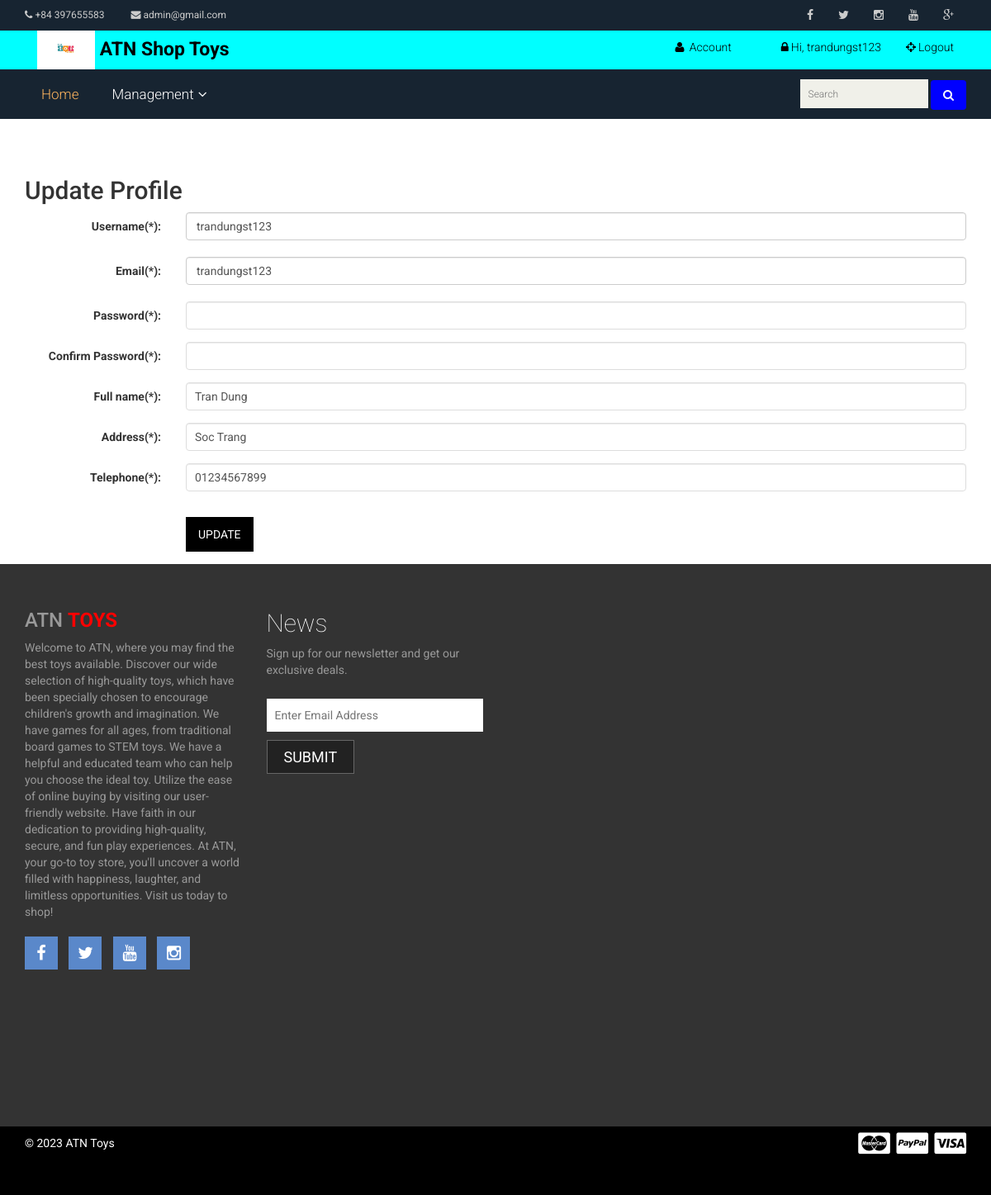
Screenshot of /index.php?page=update_customer (signed in) with the database file from the repository.
### tables this page shows
CREATE TABLE `customer` (
  `Username` varchar(20) NOT NULL,
  `Password` varchar(40) NOT NULL,
  `CustName` varchar(30) NOT NULL,
  `gender` int(11) NOT NULL,
  `Address` varchar(1000) NOT NULL,
  `telephone` varchar(50) NOT NULL,
  `email` varchar(50) NOT NULL,
  `CusDate` int(11) NOT NULL,
  `CusMonth` int(11) NOT NULL,
  `CusYear` int(11) NOT NULL,
  `SSN` varchar(10) DEFAULT NULL,
  `ActiveCode` varchar(100) NOT NULL,
  `state` int(11) NOT NULL
);

### Update_customer.php (the view, shortened to what this page needs)
<?php
$query = "SELECT CustName, Address, email, telephone
			FROM customer
			WHERE Username = '". $_SESSION["us"]."'";
$result = mysqli_query($conn, $query) or die(mysqli_error($conn));
$row = mysqli_fetch_array($result, MYSQLI_BOTH);
$us = $_SESSION["us"];
$email = $row["email"];
$fullname=$row["CustName"];
$address = $row["Address"];
$telephone = $row["telephone"];
?>
<div class="container">
<h2>Update Profile</h2>
			 	<form id="form1" name="form1" method="post" action="" class="form-horizontal" role="form">
					<div class="form-group">
                            <label for="lblTenDangNhap" class="col-sm-2 control-label">Username(*):  </label>
							<div class="col-sm-10">
							      <label class="form-control" style="font-weight:400"><?php echo $us  ?></label>
							</div>
                     </div>
                         <div class="form-group">
                            <label for="lblEmail" class="col-sm-2 control-label">Email(*):  </label>
							<div class="col-sm-10">
							       <label class="form-control" style="font-weight:400"><?php echo $email ?></label>
							</div>
                          </div>
                           <div class="form-group">
                            <label for="lblMatKhau1" class="col-sm-2 control-label">Password(*):  </label>
							<div class="col-sm-10">
							      <input type="password" name="txtPass1" id="txtPass1" class="form-control"/>
							</div>
                            </div>
                             <div class="form-group">
                            <label for="lblMatKhau2" class="col-sm-2 control-label">Confirm Password(*):  </label>
<div class="col-sm-10">
							      <input type="password" name="txtPass2" id="txtPass2" class="form-control"/>
							</div>
                            </div>
                            <div class="form-group">
                            	<label for="lblHoten" class="col-sm-2 control-label">Full name(*):  </label>
								<div class="col-sm-10">
							      <input type="text" name="txtFullname" id="txtFullname" value="<?php echo $fullname ?>"
								  class="form-control" placeholder="Enter Fullname, please"/>
								</div>
                            </div>
                             <div class="form-group">
                             <label for="lblDiaChi" class="col-sm-2 control-label">Address(*):  </label>
							<div class="col-sm-10">
							      <input type="text" name="txtAddress" id="txtAddress" value="<?php echo $address  ?>" class="form-control" placeholder="Enter Address, please"/>
							</div>
                            </div>
                            <div class="form-group">
                            <label for="lblDienThoai" class="col-sm-2 control-label">Telephone(*):  </label>
							<div class="col-sm-10">
							      <input type="text" name="txtTel" id="txtTel" value="<?php echo $telephone ?>" class="form-control" placeholder="Enter Telephone, please" />
							</div>
                            </div>
					<div class="form-group">
						<div class="col-sm-offset-2 col-sm-10">
						      <input type="submit" style="background-color:black;color:white" class="btn btn-primary" name="btnUpdate" id="btnUpdate" value="Update"/>
						</div>
					</div>
				</form>
</div>

### style.css (style rules this page uses)
h1, h2, h3, h4, h5, h6 { margin: 0 0 15px; }
body { font-family:Arial, Helvetica, sans-serif; }
input[type="text"], input[type="password"], input[type="email"], textarea { border: 1px solid #ddd; padding: 10px; }
input[type="submit"], button[type=submit], input[type="button"] { background: none repeat scroll 0 0 #5a88ca; border: medium none; color: #fff; padding: 11px 20px; text-transform: uppercase; }

### css/responsive.css (style rules this page uses)
@media only screen and (min-width: 992px) and (max-width: 1280px) { input[type="submit"], button[type="submit"], [type="button"] { padding: 11px 15px; } }

### csseshop/main.css (style rules this page uses)
body { font-family: 'Roboto', sans-serif; background:; position: relative; font-weight:400px; }
h1, h2, h3, h4, h5, h6 { font-family: 'Roboto', sans-serif; }
.btn.btn-primary { background:#3A5C83; border: 0 none; border-radius: 0; margin-top: 16px; }

### rows the page displays
customer: email "trandungst123", txtFullname "Tran Dung", txtAddress "Soc Trang", txtTel "01234567899"

### other values shown
$_SESSION['us'] "trandungst123"
$us "trandungst123"
